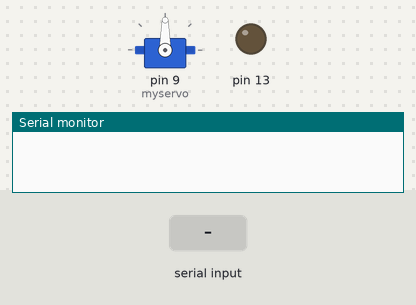
The sketch below on a simulated Arduino Uno, built with avr-gcc and run on an emulated ATmega328P. Shown: servo, output pins drawn as LEDs (lit = HIGH), the last lines printed to the serial monitor. Inputs (shaded band) come from the test bench.

Above: at 1.2 s.
1.3 s: "1" received over Serial
At 2.5 s:
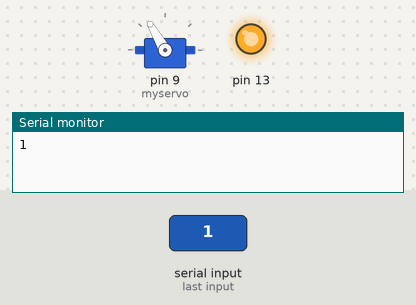
2.8 s: "0" received over Serial
At 3.6 s:
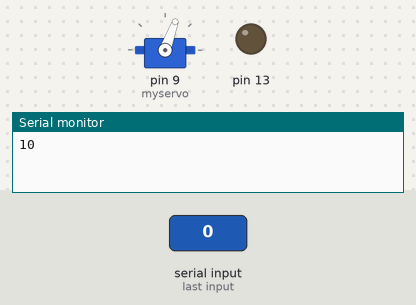
Timing chart, 0 to 5.8 s (numbered marks = the images above; inputs shaded):
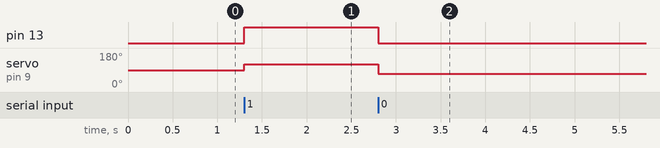

Measured:
- after the input at 1.3 s, pin 13: LOW → HIGH at once; servo on pin 9 (myservo): 90° → 120° at once
- after the input at 2.8 s, pin 13: HIGH → LOW at once; servo on pin 9 (myservo): 120° → 70° at once

The sketch:

arduino-listener.ino
```cpp
// import a servo library
#include <Servo.h>

Servo myservo;  // create servo object to control a servo
void setup() {

  // attach the servo object to pin 9
  myservo.attach(9);
  // set the servo to 90 degrees
  myservo.write(90);
  pinMode(13, OUTPUT);
  Serial.begin(9600); // open serial port, set the baud rate to 9600 bps
}

void loop() {
  // wait for serial data, then echo it
  if (Serial.available() > 0) {
    char inByte = Serial.read();
    Serial.write(inByte);
    if (inByte == '1') {
      digitalWrite(13, HIGH);

      myservo.write(120);
    } else if (inByte == '0') {
      digitalWrite(13, LOW);

      myservo.write(70);
    }
  }
}
```
